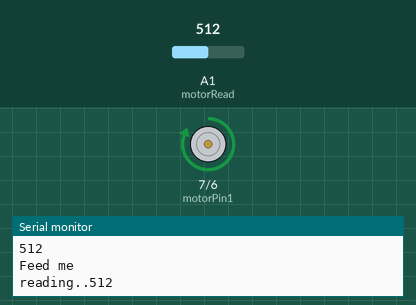
Simulated run of this sketch. Board: Arduino Uno, built with avr-gcc and run on an emulated ATmega328P. Shown: motor-driver pin pairs drawn as motors (green arrow = first pin HIGH = forward, orange = second pin HIGH = backward, longer = more drive), the last lines printed to the serial monitor. The test bench sets the inputs (shaded band); at power-on: A1 (motorRead) = 512.

Above: at 0.45 s.
At 5.6 s:
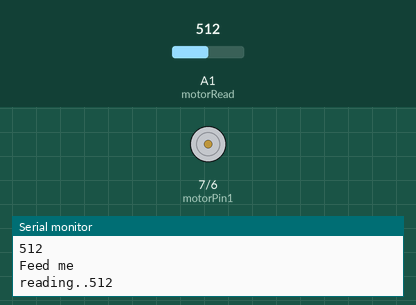
At 10.65 s:
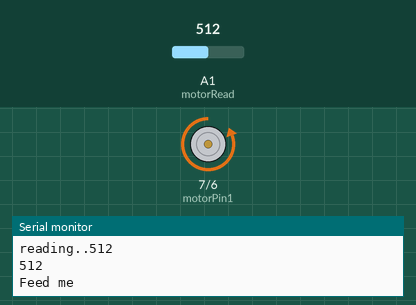
Timing chart, 0 to 13.8 s (numbered marks = the images above):
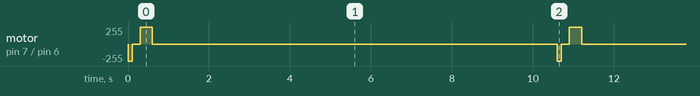

Measured:
- by itself, motor on pin 7 (motorPin1) / pin 6 (motorPin2): repeats every 10.6 s: stopped 0.20 s, forward 255/255 0.30 s, stopped 10.0 s, backward 255/255 0.10 s

The sketch:

Motor_testkode.ino
```cpp
const int motorPin1 = 7;
const int motorPin2 = 6;
const int motorRead = A1;


void setup() {
  Serial.begin(9600);
  Serial.println("Tændt");
  // put your setup code here, to run once:
  pinMode(motorPin1, OUTPUT);
  pinMode(motorPin2, OUTPUT);

  digitalWrite(motorPin1, LOW);
  digitalWrite(motorPin2, LOW);
}

void loop() {
  Serial.println(analogRead(motorRead));          // debug value
  giveFood();
  delay(10000);

}

void giveFood() {
  Serial.println("Feed me");
  digitalWrite(motorPin2, HIGH);
  delay(100);
  while(true) {
    Serial.print("reading..");
    Serial.println(analogRead(motorRead));
    if (analogRead(motorRead) > 100) {
      digitalWrite(motorPin2, LOW);
      delay(200);
      digitalWrite(motorPin1, HIGH);
      delay(300);
      break;
    }
  }

  while(true) {
    if (analogRead(motorRead) > 100) {
      digitalWrite(motorPin1, LOW);
      break;
    }
  }

}
```
